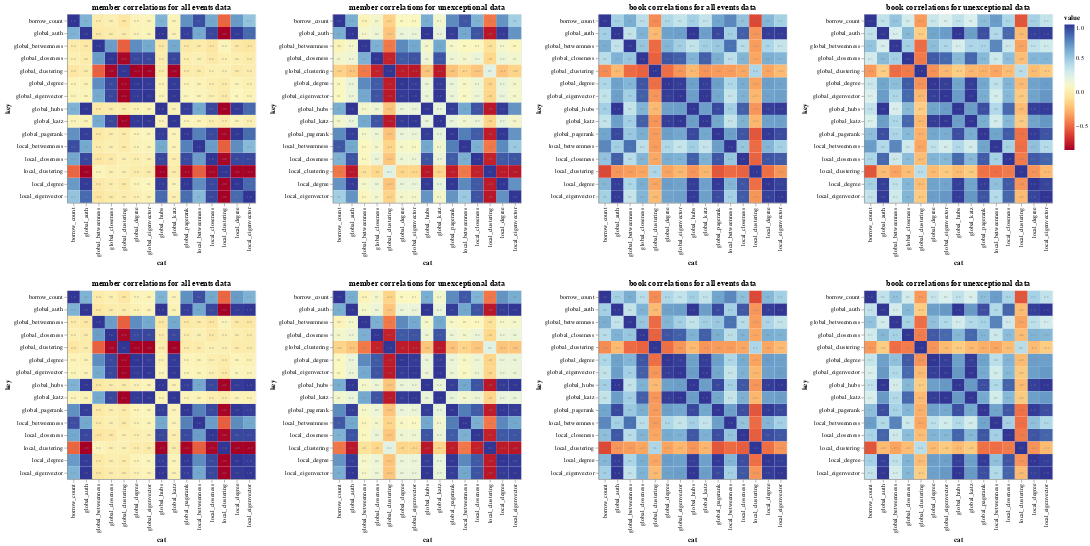

Here is the notebook cell this chart was saved with:
### Code cell
projected_members_chart = generate_corr_chart(
    projected_members, 'member correlations for all events data')
unexceptional_projected_members_chart = generate_corr_chart(
    unexceptional_projected_members, 'member correlations for unexceptional data')
projected_books_chart = generate_corr_chart(
    projected_books, 'book correlations for all events data')
unexceptional_projected_books_chart = generate_corr_chart(
    unexceptional_projected_books, 'book correlations for unexceptional data')

projected_members_chart_subset = generate_corr_chart(
    projected_members.loc[projected_members.component == 0], 'member correlations for all events data')
unexceptional_projected_members_chart_subset = generate_corr_chart(
    unexceptional_projected_members.loc[unexceptional_projected_members.component == 0], 'member correlations for unexceptional data')
projected_books_chart_subset = generate_corr_chart(
    projected_books.loc[projected_books.component == 0], 'book correlations for all events data')
unexceptional_projected_books_chart_subset = generate_corr_chart(
    unexceptional_projected_books.loc[unexceptional_projected_books.component == 0], 'book correlations for unexceptional data')

charts = [projected_members_chart, unexceptional_projected_members_chart,
                 projected_books_chart, unexceptional_projected_books_chart]
subset_charts = [projected_members_chart_subset, unexceptional_projected_members_chart_subset,
                 projected_books_chart_subset, unexceptional_projected_books_chart_subset]

alt.vconcat(alt.hconcat(*charts), alt.hconcat(*subset_charts))
